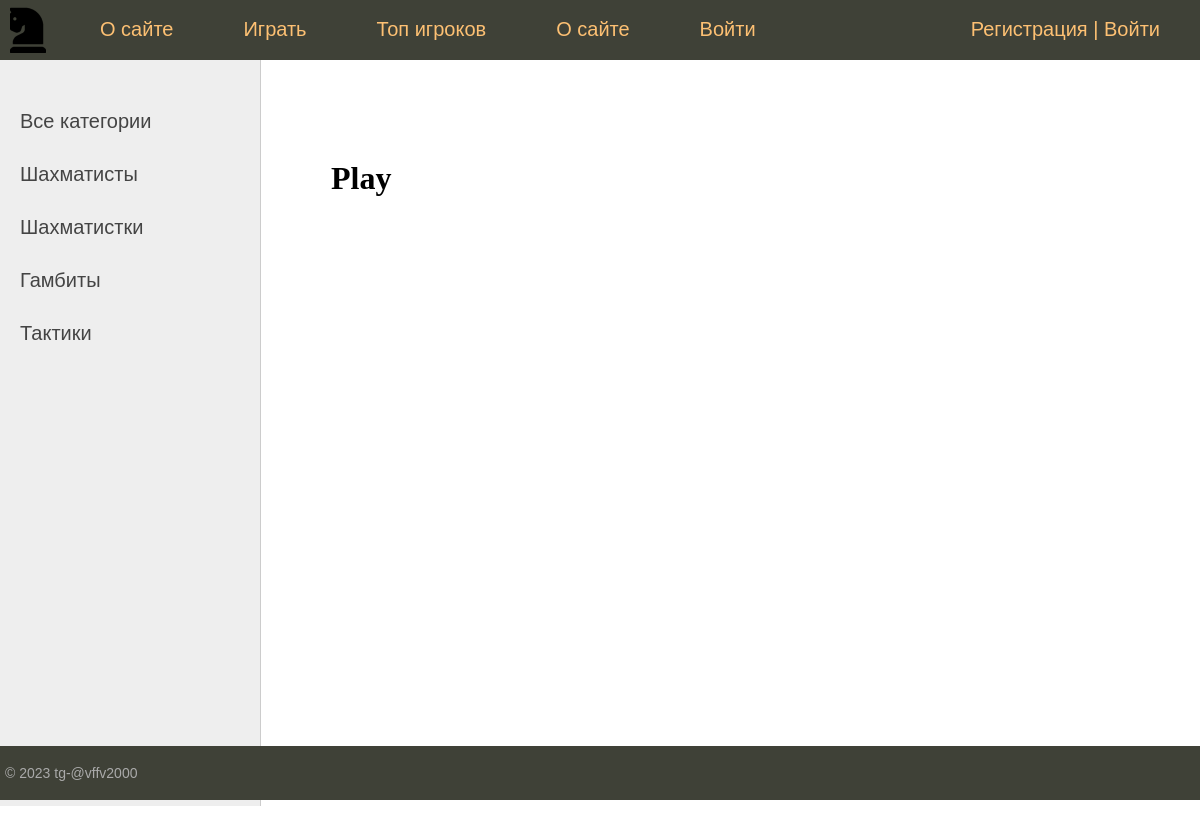
Screenshot of /play/ with the database file from the repository.
### chess/models.py (models this page shows, shortened)
class Category(models.Model):
    name = models.CharField(max_length=100, db_index=True, verbose_name="Категория")
    slug = models.SlugField(max_length=255, unique=True, db_index=True, verbose_name="URL")
    def get_absolute_url(self):
        return reverse('category', kwargs={'cat_slug': self.slug})
    class Meta:
        verbose_name = 'Категория'
        verbose_name_plural = 'Категории'
        ordering = ['id']

### chess/views.py (the view)
# urls.py: path('play/', play, name='play'),
def play(request):
    posts = Masters.objects.all()
    return render(request, 'chess/play.html', {'posts': posts, 'title': 'Топ', 'menu': menu, })

### chess/templatetags/chess_tags.py (called while the page is built)
@register.inclusion_tag('chess/list_catigories.html')  # для отображения бара слева в html{% show_category %}
def show_category(sort=None, cat_selected=0):
    if not sort:
        cats = Category.objects.all()
    else:
        cats = Category.objects.order_by(sort)
    return {'cats': cats, "cat_selected": cat_selected}

### chess/templates/chess/play.html
{% extends 'chess/base.html' %}
{% block content %}
<h1>Play</h1>
{% endblock %}

### chess/templates/chess/list_catigories.html
{% for c in cats %}
    {% if c.pk == cat_selected %}
        <li class="selected">{{ c.name }}</li>
    {% else %}
        <li class="selected"><a href="{{ c.get_absolute_url }}">{{ c.name }}</a></li>
    {% endif %}
{% endfor %}

### chess/static/chess/css/styles.css (style rules this page uses)
html, body { font-family: 'Arial'; margin: 0; padding: 0; height: 100%; width: 100%; color: #444; }
a { color: #0059b2; text-decoration: none; }
.left-chapters ul li { margin: 30px 0 0 0; color: #999; }
.left-chapters ul li.selected { color: #0059b2; }
.left-chapters ul li a { color: #444; text-decoration: none; }
.content-text h1 { font-size: 32px; }

### rows the page displays
Category: name "Шахматисты"
Category: name "Шахматистки"
Category: name "Гамбиты"
Category: name "Тактики"

### other values shown
{{ m.title }} "О сайте" "Играть" "Топ игроков" "О сайте" "Войти"
